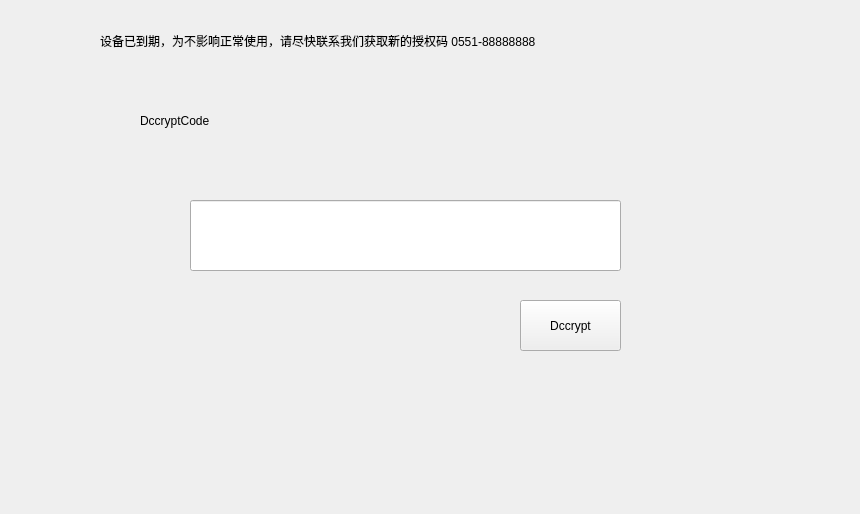
<?xml version="1.0" encoding="UTF-8"?>
<ui version="4.0">
 <class>DccryptWidget</class>
 <widget class="QWidget" name="DccryptWidget">
  <property name="geometry">
   <rect>
    <x>0</x>
    <y>0</y>
    <width>860</width>
    <height>514</height>
   </rect>
  </property>
  <property name="windowTitle">
   <string notr="true">Form</string>
  </property>
  <widget class="QPushButton" name="DccryptBtn">
   <property name="geometry">
    <rect>
     <x>520</x>
     <y>300</y>
     <width>101</width>
     <height>51</height>
    </rect>
   </property>
   <property name="text">
    <string notr="true">Dccrypt</string>
   </property>
  </widget>
  <widget class="QLineEdit" name="lineEdit">
   <property name="geometry">
    <rect>
     <x>190</x>
     <y>200</y>
     <width>431</width>
     <height>71</height>
    </rect>
   </property>
  </widget>
  <widget class="QLabel" name="label">
   <property name="geometry">
    <rect>
     <x>140</x>
     <y>100</y>
     <width>251</width>
     <height>41</height>
    </rect>
   </property>
   <property name="text">
    <string notr="true">DccryptCode</string>
   </property>
  </widget>
  <widget class="QLabel" name="label_2">
   <property name="geometry">
    <rect>
     <x>100</x>
     <y>20</y>
     <width>471</width>
     <height>41</height>
    </rect>
   </property>
   <property name="text">
    <string notr="true">设备已到期，为不影响正常使用，请尽快联系我们获取新的授权码 0551-88888888</string>
   </property>
  </widget>
 </widget>
 <resources/>
 <connections/>
</ui>
